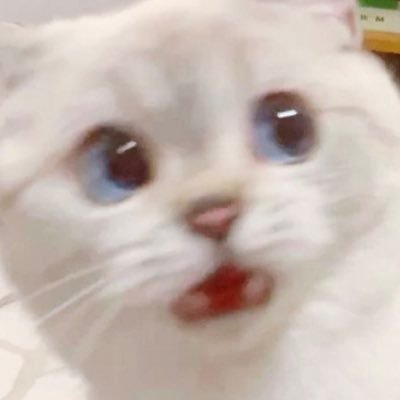
#> input picture 5image.jpg, 400 x 400 px
$ python 5.3.py
#> lines starting #> are read from the running program, lines starting #| are printed output that depends on the picture
import cv2

img = cv2.imread("5image.jpg")
#> img is the input picture: shape (400, 400, 3); mean B, G, R 176.9, 185, 199
M = cv2.getRotationMatrix2D((0, 0), 30, 1.0)
rotated = cv2.warpAffine(img, M, (img.shape[1], img.shape[0]))
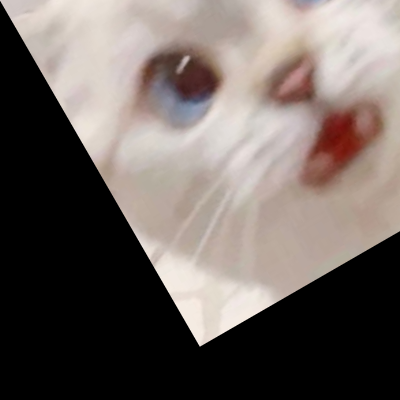
#> rotated: shape (400, 400, 3); mean B, G, R 96.7, 101.2, 110.5

cv2.imshow("rotated", rotated)
cv2.waitKey(0)

$ run again, with 3image.jpg copied over 5image.jpg
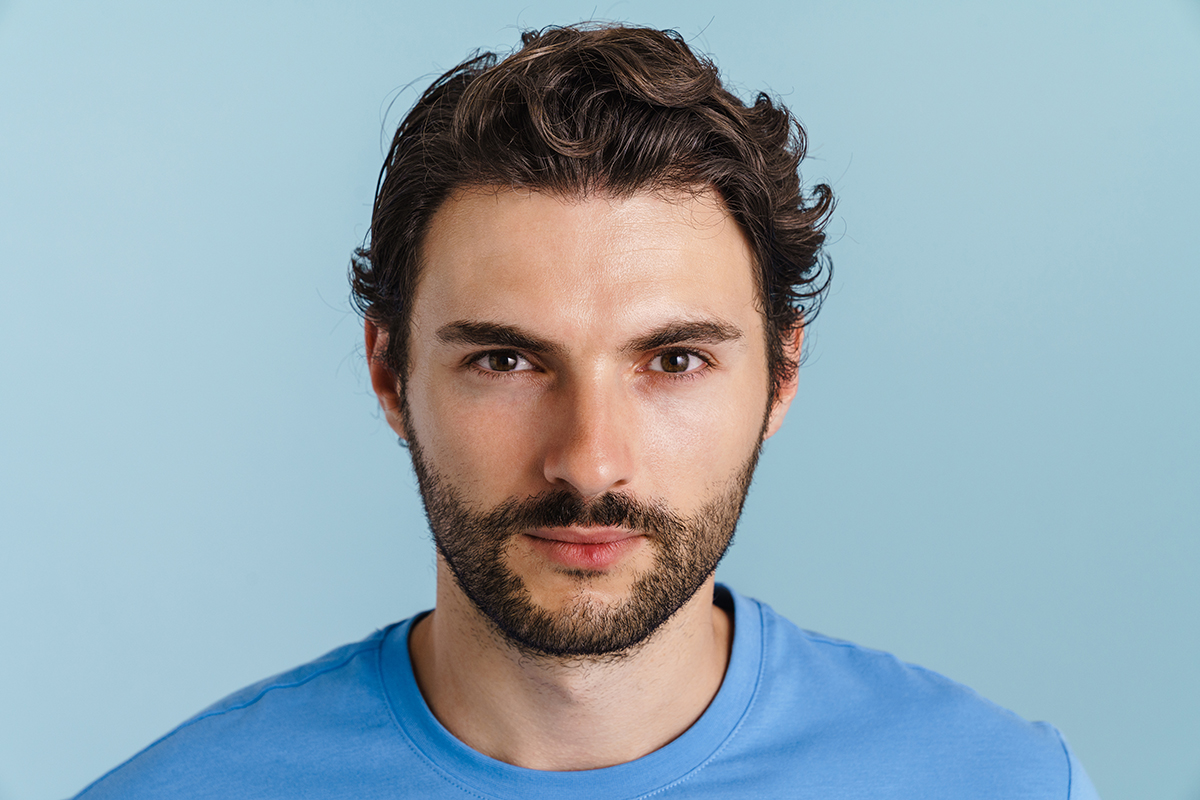
#> input picture 3image.jpg, 1200 x 800 px
#> img is the input picture: shape (800, 1200, 3); mean B, G, R 178.8, 168.4, 148.8
#> `rotated = cv2.warpAffine(img, M, (img.shape[1], img.shape[0]))`:
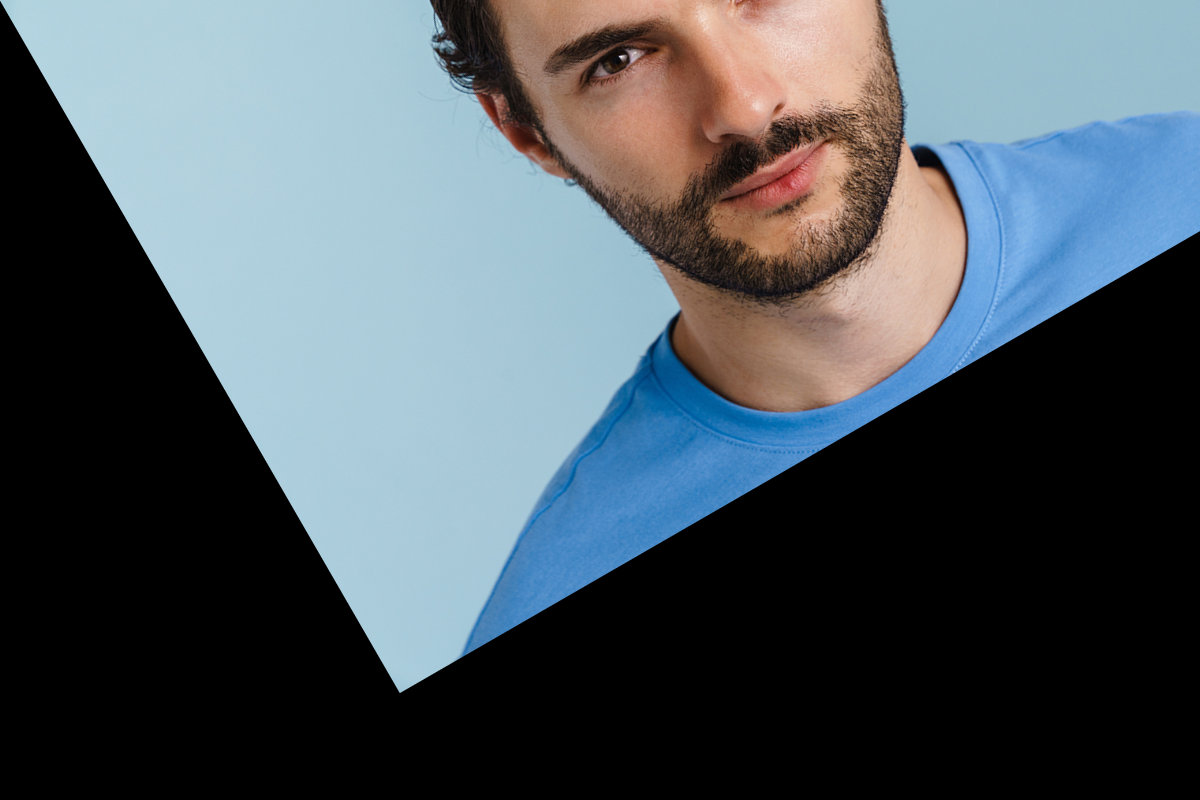
#> rotated: shape (800, 1200, 3); mean B, G, R 95.2, 88.3, 78.1

$ run again, with 4image.jpg copied over 5image.jpg
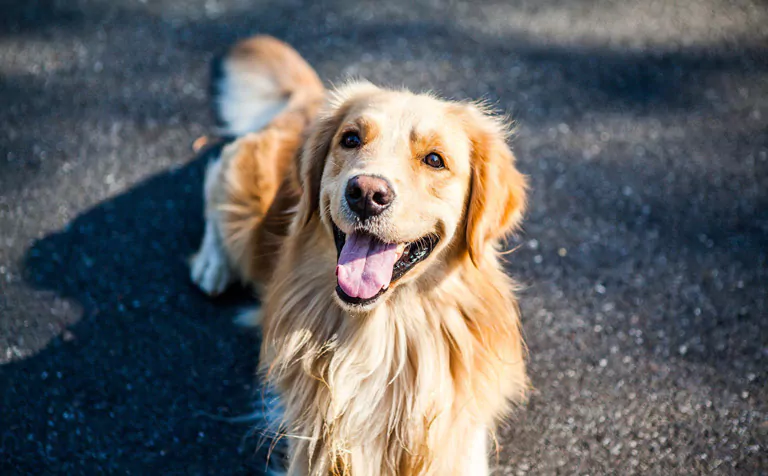
#> input picture 4image.jpg, 768 x 476 px
#> img is the input picture: shape (476, 768, 3); mean B, G, R 99.7, 98.5, 97.9
#> `rotated = cv2.warpAffine(img, M, (img.shape[1], img.shape[0]))`:
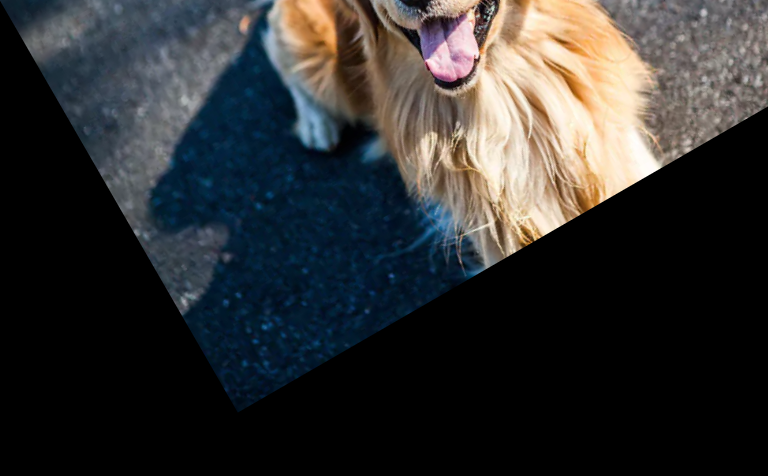
#> rotated: shape (476, 768, 3); mean B, G, R 48.7, 48.8, 48.8

$ run again, with 6image.jpg copied over 5image.jpg
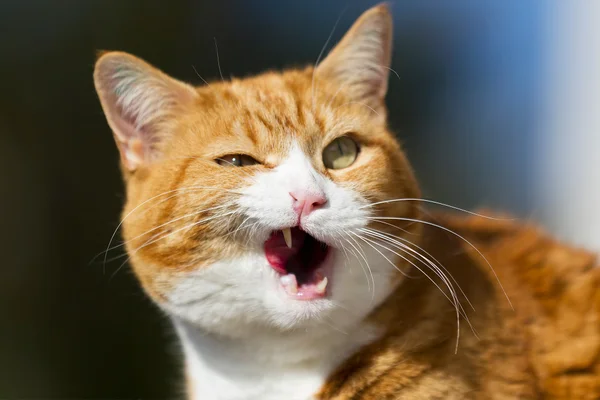
#> input picture 6image.jpg, 600 x 400 px
#> img is the input picture: shape (400, 600, 3); mean B, G, R 79.9, 100.4, 114.6
#> `rotated = cv2.warpAffine(img, M, (img.shape[1], img.shape[0]))`:
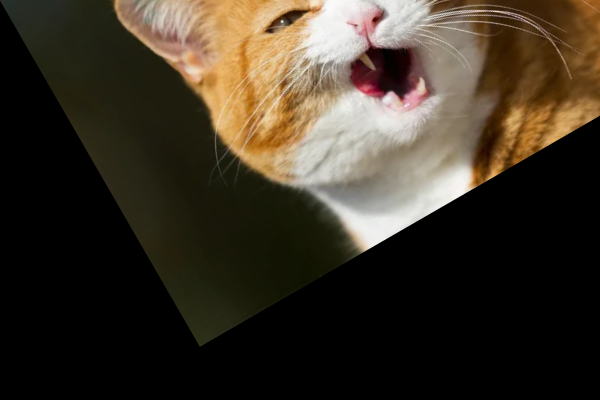
#> rotated: shape (400, 600, 3); mean B, G, R 38.1, 50.9, 59.7
